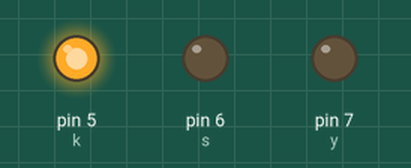
Simulated run of this sketch. Board: Arduino Uno, built with avr-gcc and run on an emulated ATmega328P. Parts: output pins drawn as LEDs (lit = HIGH).

Above: at 2.5 s.
At 5.5 s:
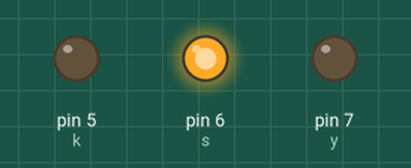
At 7.5 s:
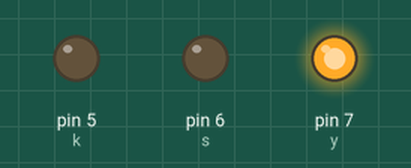
Timing chart, 0 to 11.7 s (numbered marks = the images above):
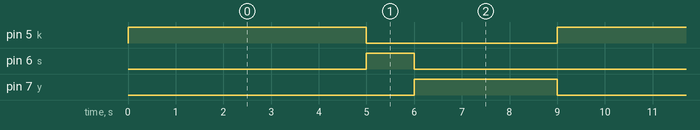

Measured:
- by itself, pin 5 (k): alternates HIGH for 5.0 s and LOW for 4.0 s
- by itself, pin 6 (s): alternates HIGH for 1.0 s and LOW for 8.0 s
- by itself, pin 7 (y): alternates HIGH for 3.0 s and LOW for 6.0 s

The sketch:

index.ino
```cpp
int k=5;
int s=6;
int y=7;
void setup()
{
 pinMode(k,OUTPUT);
 pinMode(s,OUTPUT);
 pinMode(y,OUTPUT);
}
void loop()
{
 do
 {
 digitalWrite(k,HIGH);
 delay(5000);
 digitalWrite(k,LOW);
 digitalWrite(s,HIGH);
 delay(1000);
 digitalWrite(s,LOW);
 digitalWrite(y,HIGH);
 delay(3000);
 digitalWrite(y,LOW);
 }
 while(1==1);
}
```
